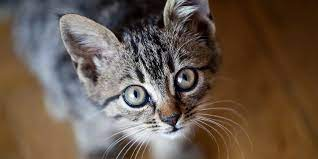
#> input picture photos/cat.jfif, 318 x 159 px
$ python imggray.py
#> lines starting #> are read from the running program, lines starting #| are printed output that depends on the picture; after the words box and inside, x2 and y2 are one past the last pixel; in counts of white or black regions, pixels touching at a corner belong together
import cv2 as cv

image = cv.imread('photos/cat.jfif')
#> image is the input picture: shape (159, 318, 3); mean B, G, R 75.5, 88.6, 105.2
cv.imshow('cat', image)

#convert to grayscale
gray = cv.cvtColor(image, cv.COLOR_BGR2GRAY)
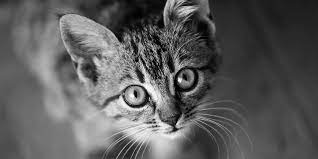
#> gray: shape (159, 318); min 0, max 255, mean 92.1
cv.imshow('gray', gray)

#blur
blur = cv.GaussianBlur(image, (3547,2333), cv.BORDER_DEFAULT)
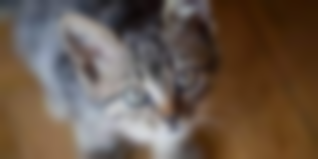
#> blur: shape (159, 318, 3); mean B, G, R 75.6, 88.6, 105.2
cv.imshow('blur', blur)

#edge cascade
canny = cv.Canny(blur, 75, 75)
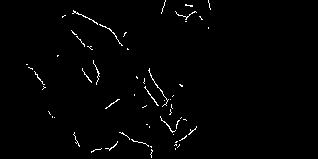
#> canny: shape (159, 318); 1.3% white in thin lines or dots, all inside (x1, y1, x2, y2) = (26, 0, 211, 158)
cv.imshow('canny', canny)

#dilating the image

dilated = cv.dilate(canny, (7,7), iterations=3)
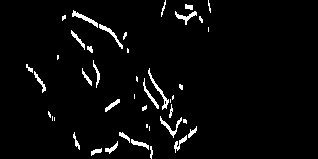
#> dilated: shape (159, 318); 3.5% white in thin lines or dots, all inside (x1, y1, x2, y2) = (26, 0, 211, 159)

cv.imshow('dilated', dilated)

cv.waitKey(0)
